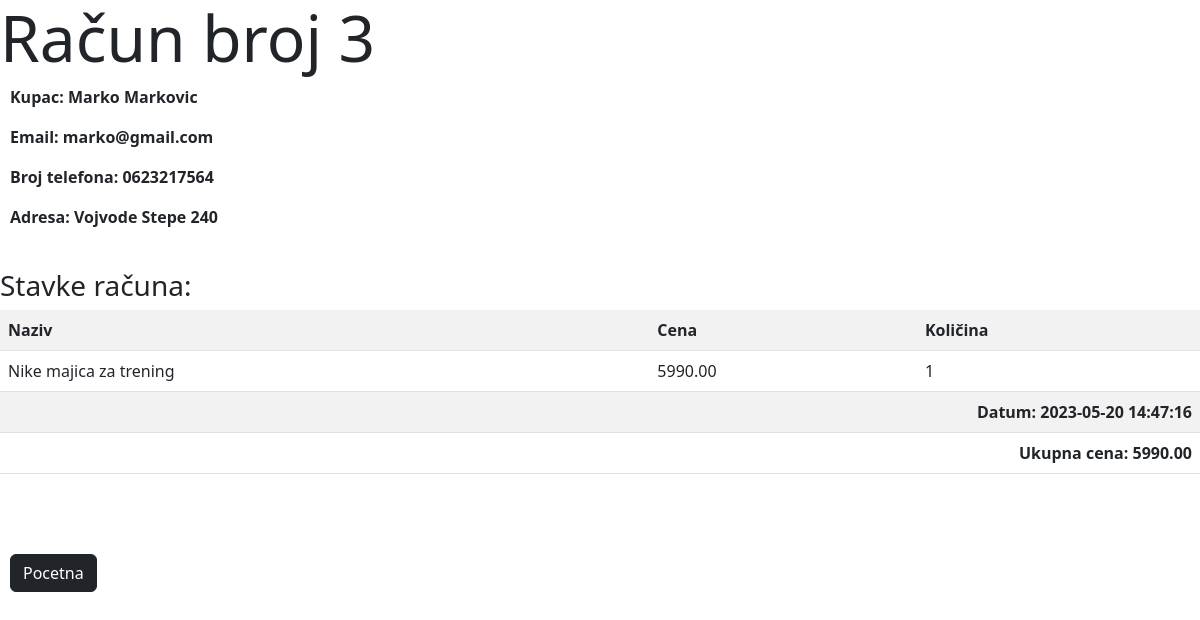
The app's page /racun.php?id_racuna=3 (signed in) with its own data.
### tables this page shows
CREATE TABLE `korisnik` (
  `id_korisnika` int(11) NOT NULL,
  `ime` varchar(50) DEFAULT NULL,
  `prezime` varchar(50) DEFAULT NULL,
  `username` varchar(50) DEFAULT NULL,
  `password` varchar(50) DEFAULT NULL,
  `email` varchar(100) DEFAULT NULL,
  `broj_telefona` varchar(20) DEFAULT NULL,
  `adresa` varchar(100) DEFAULT NULL
);

CREATE TABLE `racun_proizvod` (
  `id_proizvoda` int(11) DEFAULT NULL,
  `id_racuna` int(11) DEFAULT NULL,
  `ukupna_kolicina` int(11) DEFAULT NULL
);

CREATE TABLE `proizvod` (
  `id_proizvoda` int(11) NOT NULL,
  `naziv` varchar(100) DEFAULT NULL,
  `kategorija` varchar(50) DEFAULT NULL,
  `cena` decimal(10,2) DEFAULT NULL,
  `kolicina` int(11) DEFAULT NULL
);

CREATE TABLE `racun` (
  `id_racuna` int(11) NOT NULL,
  `id_korisnika` int(11) DEFAULT NULL,
  `datum` timestamp NULL DEFAULT NULL,
  `ukupna_cena` decimal(10,2) DEFAULT NULL
);

### racun.php (the view, shortened to what this page needs)
<?php
$servername = "localhost";
$username = "root";
$password = "";
$dbname = "is_projekat";
$conn = new mysqli($servername, $username, $password, $dbname);
if (isset($_GET['id_racuna'])) {
    $id_racuna = $_GET['id_racuna'];
    $sql_racun = "SELECT * FROM racun WHERE id_racuna = '$id_racuna'";
    $result_racun = $conn->query($sql_racun);
    $row_racun = $result_racun->fetch_assoc();
    if ($row_racun) {
        $id_korisnika = $row_racun['id_korisnika'];
        $datum = $row_racun['datum'];
        $ukupna_cena = $row_racun['ukupna_cena'];
        $sql_korisnik = "SELECT * FROM korisnik WHERE id_korisnika = '$id_korisnika'";
        $result_korisnik = $conn->query($sql_korisnik);
        $row_korisnik = $result_korisnik->fetch_assoc();
        $ime = $row_korisnik['ime'];
        $prezime = $row_korisnik['prezime'];
        $email = $row_korisnik['email'];
        $broj_telefona = $row_korisnik['broj_telefona'];
        $adresa = $row_korisnik['adresa'];
    } else {
        echo "Račun ne postoji.";
        exit();
    }
} else {
    echo "Nedostaje ID računa.";
    exit();
}
?>
<!DOCTYPE html>
<html>
<head>
    <link href="https://cdn.jsdelivr.net/npm/bootstrap@5.3.0-alpha3/dist/css/bootstrap.min.css" rel="stylesheet">
</head>
<body>
    <h1 class="display-3">Račun broj <?php echo $id_racuna; ?></h1>
    <p style="margin-left:10px; font-weight:bold;">Kupac: <?php echo $ime . " " . $prezime; ?></p>
    <p style="margin-left:10px; font-weight:bold;">Email: <?php echo $email; ?></p>
    <p style="margin-left:10px; font-weight:bold;">Broj telefona: <?php echo $broj_telefona; ?></p>
    <p style="margin-left:10px; font-weight:bold;">Adresa: <?php echo $adresa; ?></p>
    <br>
    <h3>Stavke računa:</h3>
    <table class="table table-striped">
        <tr>
            <th>Naziv</th>
            <th>Cena</th>
            <th>Količina</th>
        </tr>
        <?php
        $sql_stavke = "SELECT p.naziv, p.cena, rp.ukupna_kolicina
                       FROM racun_proizvod rp
                       INNER JOIN proizvod p ON rp.id_proizvoda = p.id_proizvoda
                       WHERE rp.id_racuna = '$id_racuna'";
        $result_stavke = $conn->query($sql_stavke);
        if ($result_stavke->num_rows > 0) {
            while ($row_stavke = $result_stavke->fetch_assoc()) {
                $naziv = $row_stavke['naziv'];
                $cena = $row_stavke['cena'];
                $kolicina = $row_stavke['ukupna_kolicina'];
                ?>
                <tr>
                    <td><?php echo $naziv; ?></td>
                    <td><?php echo $cena; ?></td>
                    <td><?php echo $kolicina; ?></td>
                </tr>
                <?php
            }
        } else {
            echo "<tr><td colspan='3'>Nema stavki na računu.</td></tr>";
        }
        ?>
        <tr>
            <td style="font-weight:bold; text-align:right;" colspan="3";>Datum: <?php echo $datum; ?> </td>
        </tr>
        <tr>
            <td style="font-weight:bold; text-align:right;" colspan="3";>Ukupna cena: <?php echo $ukupna_cena; ?> </td>
        </tr>
    </table>
    <br>
    <br>
    <a style="margin-left:10px;" href="pocetna.php"><button class="btn btn-dark">Pocetna</button></a>
</body>
</html>

### records on screen
korisnik: ime "Marko", prezime "Markovic", email "marko@gmail.com", broj_telefona "0623217564", adresa "Vojvode Stepe 240"
racun_proizvod: id_proizvoda.naziv "Nike majica za trening", id_proizvoda.cena "5990.00", ukupna_kolicina "1"
racun: datum "2023-05-20 14:47:16", ukupna_cena "5990.00"
